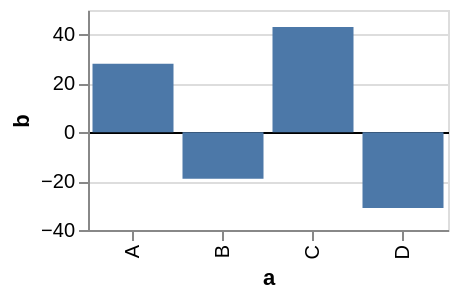

Express this chart as Vega-Lite.
### Vega-Lite specification from a JSON file in a GitHub repository (floating-point values rounded to 4 significant figures)
{"$schema": "https://vega.github.io/schema/vega-lite/v5.json", "description": "A gridline picked out at zero by a condition, and an extent published as a parameter.", "data": {"values": [{"a": "A", "b": 28}, {"a": "B", "b": -19}, {"a": "C", "b": 43}, {"a": "D", "b": -31}]}, "transform": [{"extent": "b", "param": "b_extent"}], "width": 180, "height": 110, "mark": "bar", "encoding": {"x": {"field": "a", "type": "nominal"}, "y": {"field": "b", "type": "quantitative", "axis": {"gridColor": {"condition": {"test": "datum.value === 0", "value": "black"}, "value": "#ddd"}}}}}
